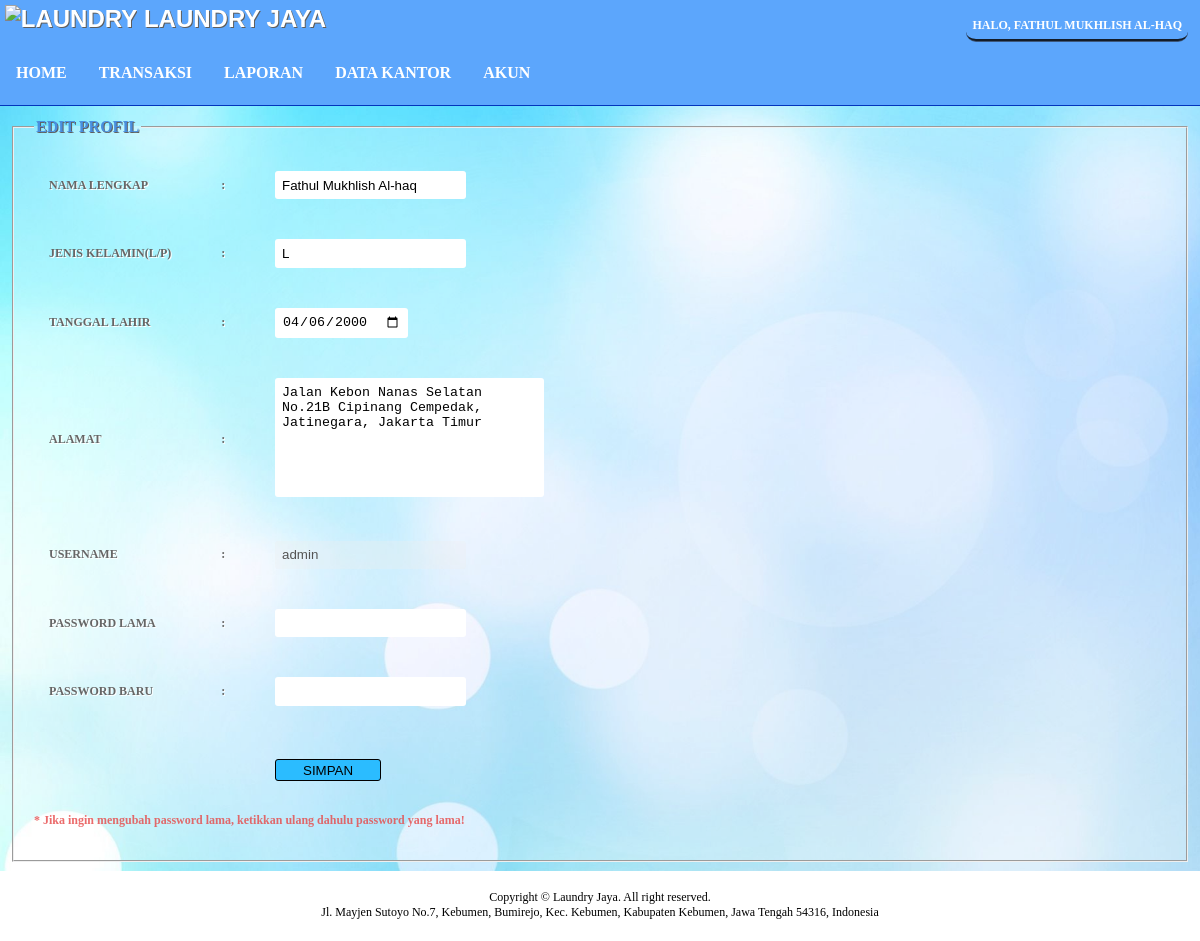
The app's page /index.php?page=edit_profil (signed in) with its own data.
### tables this page shows
CREATE TABLE `pegawai` (
  `username` varchar(15) NOT NULL,
  `password` varchar(100) NOT NULL,
  `nama_lengkap` varchar(50) DEFAULT NULL,
  `tanggal_lahir` date DEFAULT NULL,
  `jenis_kelamin` char(1) DEFAULT NULL,
  `alamat` varchar(100) DEFAULT NULL,
  `level` varchar(15) NOT NULL
);

### content/edit_profil.php (the view, shortened to what this page needs)
<?php
    require("koneksi.php");
    $username=$_SESSION['username'];
    $query = $db->prepare("SELECT * FROM pegawai WHERE username = '$username'");
    $query->execute();
    $hasil = $query->fetch();
    if ($query->rowCount() == 0) {
        echo "<div align='center'>Profil kosong...</div>";
    } else {
        ?>
<fieldset>
    <legend>edit profil</legend>
    <form method="post">
        <table id="tbl_edit_profil">
            <tr>
                <td>Nama lengkap</td>
                <td>:</td>
                <td><input type="text" name="nama_lengkap" id="nama_lengkap"
                        value="<?php echo $hasil['nama_lengkap']; ?>"></td>
            </tr>
            <tr>
                <td>Jenis kelamin(L/P)</td>
                <td>:</td>
                <td><input type="text" name="jenis_kelamin" id="jenis_kelamin"
                        value="<?php echo $hasil['jenis_kelamin']; ?>"></td>
            </tr>
            <tr>
                <td>Tanggal lahir</td>
                <td>:</td>
                <td><input type="date" name="tanggal_lahir" id="tanggal_lahir"
                        value="<?php echo $hasil['tanggal_lahir']; ?>"></td>
            </tr>
            <tr>
                <td>alamat</td>
                <td>:</td>
                <td><textarea style="resize:none;" name="alamat" id="alamat" cols="30" rows="7"><?php echo $hasil['alamat']; ?></textarea>
                </td>
            </tr>
            <tr>
                <td>username</td>
                <td>:</td>
                <td><input type="text" name="username" id="username" value="<?php echo $hasil['username']; ?>" disabled>
                </td>
            </tr>
            <tr>
                <td>Password lama</td>
                <td>:</td>
                <td><input type="password" name="password_old" id="password_old" required></td>
            </tr>
            <tr>
                <td>Password baru</td>
                <td>:</td>
                <td><input type="text" name="password_new" id="password_new" required></td>
            </tr>
            <tr>
            <tr>
                <td></td>
                <td></td>
                <td><button type="submit" name="simpan" value="simpan">SIMPAN</button></td>
            </tr>
        </table>
    </form>
    <p id="note_profil">* Jika ingin mengubah password lama, ketikkan ulang dahulu password yang lama!<br>
</fieldset>
<?php
    };
    ?>

### index/header.php (shortened to what this page needs)
<?php
    require("koneksi.php");
    $username=$_SESSION['username'];
    $query = $db->prepare("SELECT * FROM pegawai WHERE username = '$username'");
    $query->execute();
    $hasil = $query->fetch();
?>
<li class="nav-nama"><?php echo "Halo, ".$hasil['nama_lengkap']; $db=NULL?></li>
<label for="head"><img src="https://img.icons8.com/wired/50/000000/washing-machine.png" alt="laundry"/>&nbsp;laundry jaya</label>

### css/style.css (style rules this page uses)
body { padding: 0em; margin: 0em; font-family: Tahoma; }
header label { font-family: Arial, Helvetica, sans-serif; font-size: 40px; font-weight: bolder; text-shadow: 1px 1px 0px rgb(94, 94, 94); }
.nav-nama { float: right; align-items: center; display: flex; margin-top: 1em; margin-right: 1em; padding: 0.5em; font-size: 12px; font-weight: bold; border-bottom: 3px groove rgb(60, 87, 124); border-radius: 10px; }
header label { align-items: center; display: flex; font-size: 1em; padding: 0.2em; }
fieldset { font-size: 12px; margin: 1em; padding: 15px 20px 20px 20px; background: rgba(255, 255, 255, 0.295); min-height: 90%; }
table { color: #666; text-shadow: 1px 1px 0px #fff; background: #eaebec; border-color: #ccc; border-collapse: collapse; }
table td:first-child { text-align: left; padding-left: 15px; border-left: 0px; }
table td { padding: 20px 25px; border-top: 1px solid #ffffff; border-bottom: 1px solid #e0e0e0; border-left: 1px solid #e0e0e0; background: #fafafa; background: --webkit-gradient(linear, left top, left bottom, from(#fbfbfb), to(#fafafa)); background: --moz-linear-gradient(top, #fbfbfb, #fafafa); }
table tr:last-child td:first-child { -moz-border-radius-bottomleft: 3px; -webkit-border-bottom-left-radius: 3px; border-bottom-left-radius: 3px; }
table tr:last-child td:last-child { -moz-border-radius-bottomright: 3px; -webkit-border-bottom-right-radius: 3px; border-bottom-right-radius: 3px; }
#tbl_edit_profil, .search, .add_paket { font-size: 12px; }
#note_profil { text-transform: none; font-size: 12px; font-weight: bold; color: rgba(231, 73, 73, 0.815); }
#tbl_edit_profil input, #tbl_edit_profil textarea, .add_paket input, .search input { border: none; padding: 0.5em; border-radius: 3px; }
#tbl_edit_profil button, .add_paket button, .add_btn { background: rgb(43, 188, 255); border: 1px solid black; border-radius: 3px; padding: 0.2em 2em; color: black; margin-top: 1em; }
.search, #tbl_edit_profil, #tbl_edit_profil td, .search td, .search td:hover, .search tr:hover td { border: none; background: none; font-weight: bold; }
legend { font-weight: bold; font-size: 16px; text-shadow: 1px 1px 0px rgb(94, 94, 94); }

### records on screen
pegawai: nama_lengkap "FATHUL MUKHLISH AL-HAQ", nama_lengkap "Fathul Mukhlish Al-haq", jenis_kelamin "L", tanggal_lahir "04/06/2000", alamat "Jalan Kebon Nanas Selatan No.21B Cipinang Cempedak, Jatinegara, Jakarta Timur", username "admin"
